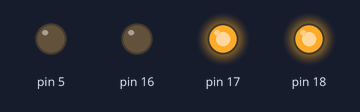
Bench run of a sketch on a simulated Arduino Uno, built with avr-gcc and run on an emulated ATmega328P. On the bench: output pins drawn as LEDs (lit = HIGH).

Above: at 0.1 s.
Timing chart, 0 to 1.6 s (numbered marks = the images above):
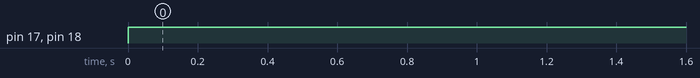

The sketch:

main.ino
```cpp
#include <Arduino.h>
#include "../Lib/MotorLib/Lib.h"
#include "../Lib/MotorLib/Lib.cpp"

Motor MotorR(18, 5);
Motor MotorL(17, 16);


void setup() {
}

void loop() {
  MotorR.SetSpeed(0.5);
  MotorL.SetSpeed(0.5);
  delay(100);
}
```

Measured:
- by itself, pin 17, pin 18: LOW → HIGH at 0.00 s
